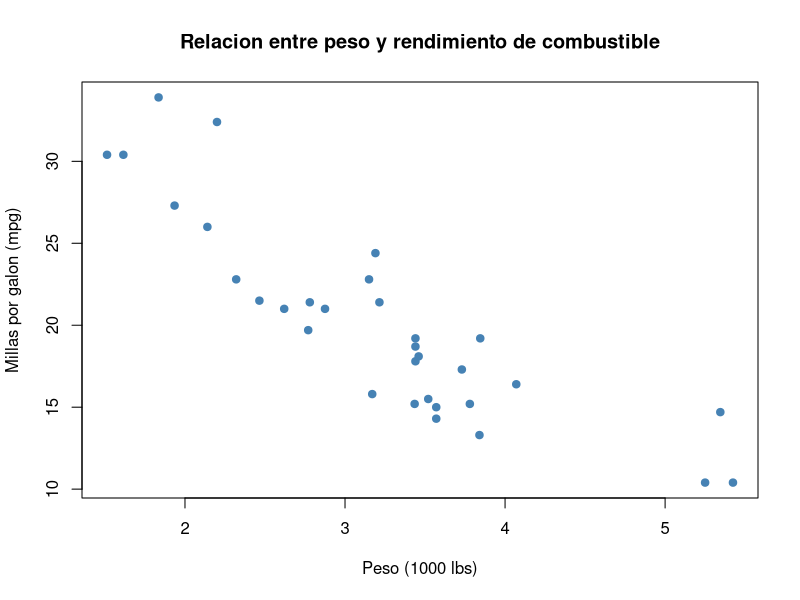

The R script that drew this image:
# ============================================================
# analisis.R
# Ejemplo simple para demostracion en vivo: GitHub + Ciencia Abierta
# Dr. Mauricio Bedoya - CIEAM, Universidad Catolica del Maule
# ============================================================
#
# Este script usa un dataset incluido en R (mtcars) para que
# cualquiera pueda ejecutarlo sin descargar datos externos.
#
# Objetivo de la demo:
#   1. Subir esta version inicial al repositorio (primer commit)
#   2. Modificar el script en vivo (agregar una mejora)
#   3. Commitear el cambio y mostrar el diff en GitHub
#
# ------------------------------------------------------------

# Cargar datos: relacion entre peso del auto (wt) y rendimiento (mpg)
datos <- mtcars

# Grafico de dispersion basico
png("grafico_peso_vs_rendimiento.png")
plot(
  datos$wt, datos$mpg,
  main = "Relacion entre peso y rendimiento de combustible",
  xlab = "Peso (1000 lbs)",
  ylab = "Millas por galon (mpg)",
  pch = 19,
  col = "steelblue"
)

# Guardar el grafico como imagen (queda versionado junto al script)
# dev.copy(png, "grafico_peso_vs_rendimiento.png")
# dev.off()
